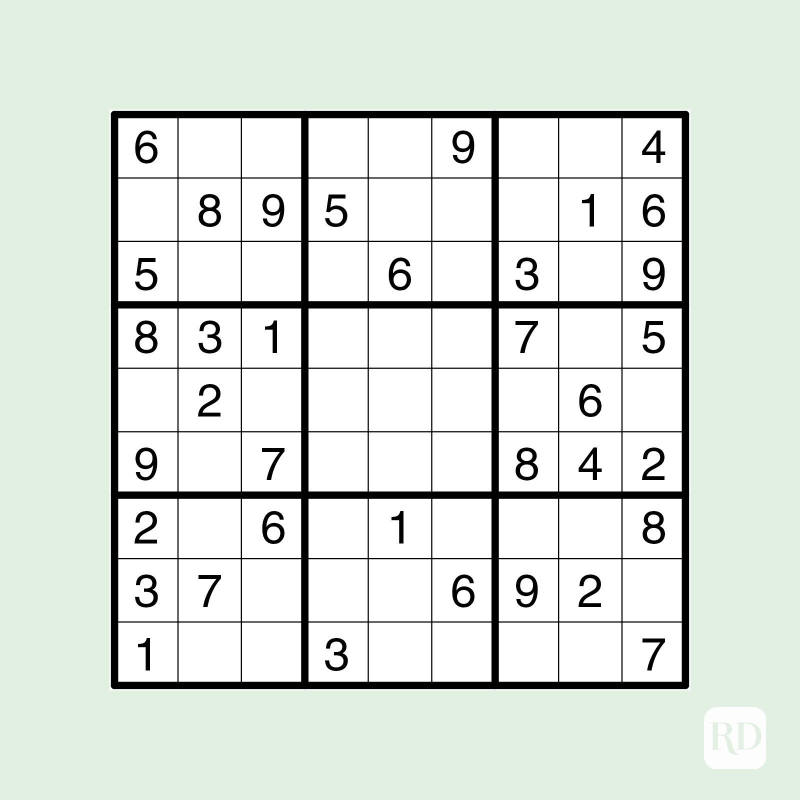
#> input picture Resources/1.jpg, 1600 x 1600 px (shown at 1/2 size)
$ python -i utils.py   (imports and definitions only)
#> lines starting #> are read from the running program, lines starting #| are printed output that depends on the picture; after the words box and inside, x2 and y2 are one past the last pixel; in counts of white or black regions, pixels touching at a corner belong together
#> further down, picture is the input picture: shape (1600, 1600, 3); mean B, G, R 221.4, 227.5, 220.9
import cv2
import numpy as np


#### 1 - PREPROCESSING IMAGE
def preProcess(img):
    imgGray = cv2.cvtColor(img, cv2.COLOR_BGR2GRAY)  # Convert image to Grayscale
    imgBlur = cv2.GaussianBlur(imgGray, (5, 5), 1)  # Add Gaussian Blur
    imgThreshold = cv2.adaptiveThreshold(imgBlur, 255, 1, 1, 11, 2)  # Add Adaptive Threshold
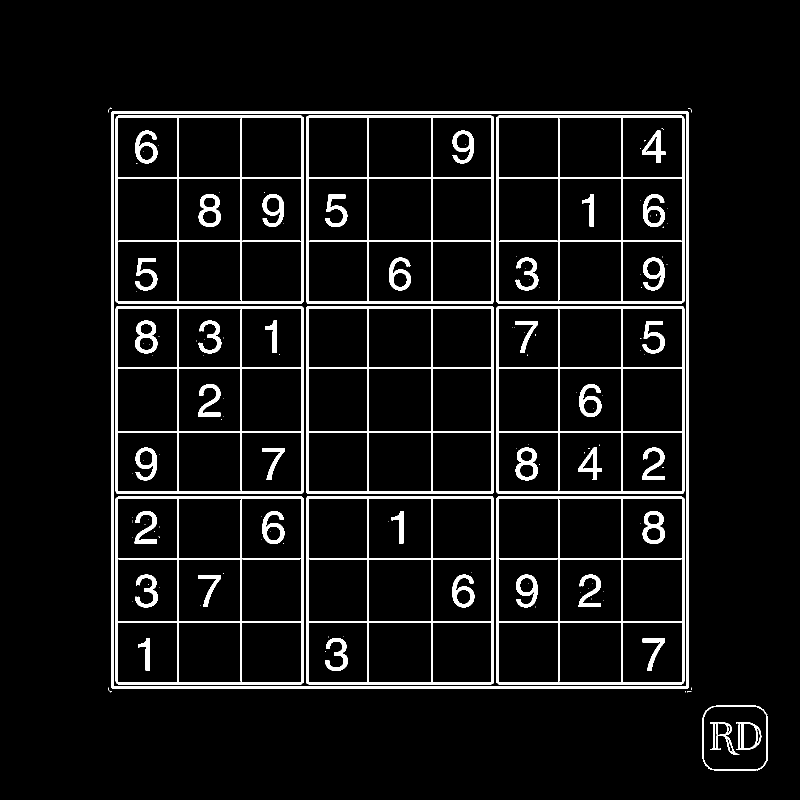
#> imgThreshold: shape (1600, 1600) (shown at 1/2 size); 7.1% white; 147 white regions (98 under 20 px), largest, box (x1, y1, x2, y2) and area: (222, 222, 1378, 1378) 23006, (231, 231, 608, 608) 13053, (992, 231, 1369, 608) 13053
    return imgThreshold

#### 3. FINDING THE BIGGEST CONTOUR ENSURING ITS A SUDOKU PUZZLE
# [55 lines left out: functions biggestContour, reorder, stackImages, not called in this run]

>>> import cv2
>>> picture = cv2.imread('Resources/1.jpg')
>>> result = preProcess(picture)
